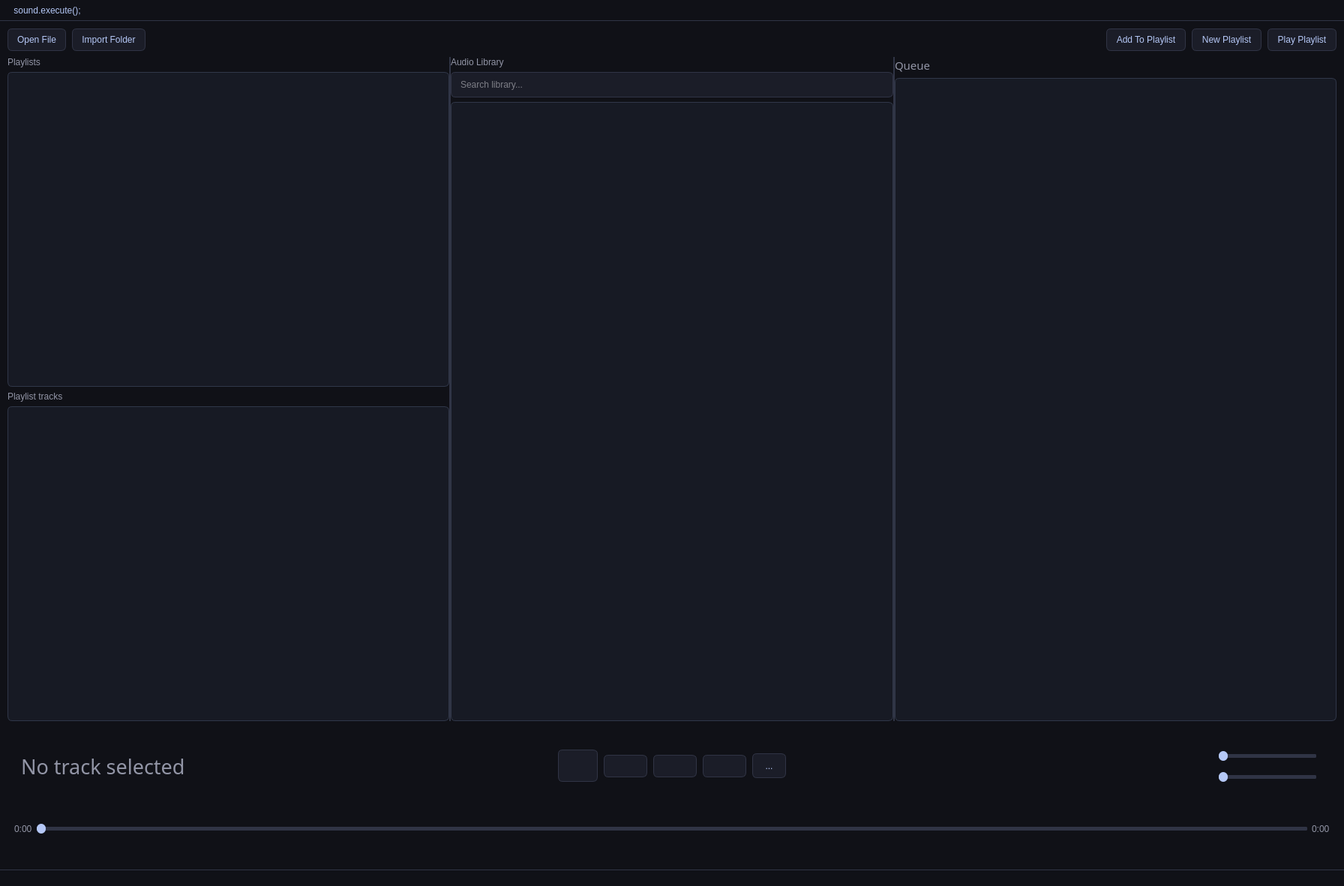
<?xml version="1.0" encoding="UTF-8"?>
<ui version="4.0">
 <class>MainWindow</class>
 <widget class="QMainWindow" name="MainWindow">
  <property name="geometry">
   <rect>
    <x>0</x>
    <y>0</y>
    <width>1792</width>
    <height>1182</height>
   </rect>
  </property>
  <property name="windowTitle">
   <string>sound.execute();</string>
  </property>
  <property name="windowIcon">
   <iconset theme="QIcon::ThemeIcon::AudioCard"/>
  </property>
  <property name="styleSheet">
   <string notr="true">


QWidget {
    background-color: #101117;
    color: #E0E0E5;
    font-family: &quot;JetBrains Mono&quot;;

}


QLabel {
    background-color: transparent;
    color: #9295A6;
}

QPushButton, QToolButton {
    background-color: #1B1D28;
    color: #B5C8F7;
    border: 1px solid #303445;
    border-radius: 6px;
    padding: 7px 12px;
}

QPushButton:hover, QToolButton:hover {
    background-color: #292D3E;
    border-color: #B5C8F7;
}

QPushButton:pressed, QToolButton:pressed {
    background-color: #343B50;
}

QPushButton:checked, QToolButton:checked {
    background-color: #303B32;
    color: #C5E2B7;
    border-color: #C5E2B7;
}

QPushButton:disabled {
    background-color: #161822;
    color: #555969;
    border-color: #252835;
}


QListWidget, QTreeWidget, QTableWidget {
    background-color: #161822;
    alternate-background-color: #1B1D28;
    border: 1px solid #303445;
    border-radius: 8px;
    padding: 5px;
    outline: none;
    selection-background-color: #2A3145;
    selection-color: #B5C8F7;
}


QListWidget {
    background-color: #171A24;
    color: #DCE2F0;
    border: 1px solid #303749;
    border-radius: 6px;
    padding: 5px;
    outline: none;
}

QListWidget::item {
    padding: 8px 10px;
    margin: 1px 0;
    border-radius: 4px;
}

QListWidget::item:hover {
    background-color: #292F40;
}

QListWidget::item:selected {
    background-color: #344766;
    color: #FFFFFF;
}


QLineEdit {
    background-color: #1B1D28;
    color: #E0E0E5;
    border: 1px solid #303445;
    border-radius: 6px;
    padding: 8px 10px;
    selection-background-color: #B5C8F7;
    selection-color: #101117;
}

QLineEdit:focus {
    border-color: #B5C8F7;
}


QSlider::groove:horizontal {
    background-color: #303445;
    height: 5px;
    border-radius: 2px;
}

QSlider::sub-page:horizontal {
    background-color: #B5C8F7;
    border-radius: 2px;
}

QSlider::add-page:horizontal {
    background-color: #303445;
    border-radius: 2px;
}

QSlider::handle:horizontal {
    background-color: #B5C8F7;
    width: 12px;
    margin: -4px 0px;
    border-radius: 6px;
}

QSlider::handle:horizontal:hover {
    background-color: #E0E0E5;
}


QComboBox, QSpinBox, QDoubleSpinBox {
    background-color: #1B1D28;
    color: #B5C8F7;
    border: 1px solid #303445;
    border-radius: 5px;
    padding: 6px;
}

QComboBox:hover {
    border-color: #B5C8F7;
}

QComboBox QAbstractItemView {
    background-color: #1B1D28;
    color: #E0E0E5;
    selection-background-color: #2A3145;
    selection-color: #B5C8F7;
}


QScrollBar:vertical {
    background-color: #161822;
    width: 8px;
    margin: 0px;
}

QScrollBar::handle:vertical {
    background-color: #44495C;
    min-height: 25px;
    border-radius: 4px;
}

QScrollBar::handle:vertical:hover {
    background-color: #9295A6;
}

QScrollBar::add-line:vertical,
QScrollBar::sub-line:vertical {
    height: 0px;
}

QScrollBar::add-page:vertical,
QScrollBar::sub-page:vertical {
    background: transparent;
}

QScrollBar:horizontal {
    background-color: #161822;
    height: 8px;
    margin: 0px;
}

QScrollBar::handle:horizontal {
    background-color: #44495C;
    min-width: 25px;
    border-radius: 4px;
}

QScrollBar::add-line:horizontal,
QScrollBar::sub-line:horizontal {
    width: 0px;
}


QMenuBar {
    background-color: #101117;
    color: #B5C8F7;
    border-bottom: 1px solid #303445;
}

QMenuBar::item {
    padding: 7px 12px;
    background: transparent;
}

QMenuBar::item:selected {
    background-color: #292D3E;
}


QMenu {
    background-color: #1B1D28;
    color: #E0E0E5;
    border: 1px solid #303445;
    padding: 5px;
}

QMenu::item {
    padding: 7px 20px;
    border-radius: 4px;
}

QMenu::item:selected {
    background-color: #2A3145;
    color: #B5C8F7;
}


QToolBar {
    background-color: #101117;
    border: none;
    spacing: 6px;
    padding: 4px;
}


QStatusBar {
    background-color: #101117;
    color: #C5E2B7;
    border-top: 1px solid #303445;
    font-size: 9pt;
}

QToolTip {
    background-color: #292D3E;
    color: #E0E0E5;
    border: 1px solid #44495C;
    padding: 5px;
}

QSplitter::handle {
    background-color: #303445;
}

QSplitter::handle:horizontal {
    width: 2px;
}

QSplitter::handle:vertical {
    height: 2px;
}</string>
  </property>
  <widget class="QWidget" name="centralwidget">
   <layout class="QVBoxLayout" name="verticalLayout_6" stretch="0,0,0">
    <property name="spacing">
     <number>8</number>
    </property>
    <property name="leftMargin">
     <number>10</number>
    </property>
    <property name="topMargin">
     <number>10</number>
    </property>
    <property name="rightMargin">
     <number>10</number>
    </property>
    <property name="bottomMargin">
     <number>10</number>
    </property>
    <item>
     <layout class="QHBoxLayout" name="topToolBar">
      <item>
       <widget class="QPushButton" name="openButton">
        <property name="text">
         <string>Open File</string>
        </property>
        <property name="icon">
         <iconset resource="resources.qrc">
          <normaloff>:/icons/file-plus-corner.svg</normaloff>:/icons/file-plus-corner.svg</iconset>
        </property>
        <property name="iconSize">
         <size>
          <width>16</width>
          <height>16</height>
         </size>
        </property>
       </widget>
      </item>
      <item>
       <widget class="QPushButton" name="importFolderButton">
        <property name="text">
         <string>Import Folder</string>
        </property>
        <property name="icon">
         <iconset resource="resources.qrc">
          <normaloff>:/icons/folder-plus-corner.svg</normaloff>:/icons/folder-plus-corner.svg</iconset>
        </property>
       </widget>
      </item>
      <item>
       <spacer name="horizontalSpacer">
        <property name="orientation">
         <enum>Qt::Orientation::Horizontal</enum>
        </property>
        <property name="sizeHint" stdset="0">
         <size>
          <width>40</width>
          <height>20</height>
         </size>
        </property>
       </spacer>
      </item>
      <item>
       <widget class="QPushButton" name="addToPlaylistButton">
        <property name="text">
         <string>Add To Playlist</string>
        </property>
       </widget>
      </item>
      <item>
       <widget class="QPushButton" name="newPlaylistButton">
        <property name="text">
         <string>New Playlist</string>
        </property>
       </widget>
      </item>
      <item>
       <widget class="QPushButton" name="playPlaylistButton">
        <property name="text">
         <string>Play Playlist</string>
        </property>
       </widget>
      </item>
     </layout>
    </item>
    <item>
     <widget class="QSplitter" name="mainSplitter">
      <property name="orientation">
       <enum>Qt::Orientation::Horizontal</enum>
      </property>
      <widget class="QWidget" name="playlistPanel_2" native="true">
       <property name="enabled">
        <bool>true</bool>
       </property>
       <property name="sizePolicy">
        <sizepolicy hsizetype="Expanding" vsizetype="Expanding">
         <horstretch>0</horstretch>
         <verstretch>0</verstretch>
        </sizepolicy>
       </property>
       <layout class="QVBoxLayout" name="verticalLayout_3">
        <item>
         <widget class="QLabel" name="label_3">
          <property name="text">
           <string>Playlists</string>
          </property>
         </widget>
        </item>
        <item>
         <widget class="QListWidget" name="playlistList"/>
        </item>
        <item>
         <widget class="QLabel" name="label_4">
          <property name="text">
           <string>Playlist tracks</string>
          </property>
         </widget>
        </item>
        <item>
         <widget class="QListWidget" name="playlistTracksList">
          <property name="sortingEnabled">
           <bool>false</bool>
          </property>
         </widget>
        </item>
       </layout>
      </widget>
      <widget class="QWidget" name="libraryPanel" native="true">
       <layout class="QVBoxLayout" name="verticalLayout">
        <item>
         <widget class="QLabel" name="label_5">
          <property name="text">
           <string>Audio Library</string>
          </property>
         </widget>
        </item>
        <item>
         <widget class="QLineEdit" name="searchEdit">
          <property name="minimumSize">
           <size>
            <width>0</width>
            <height>30</height>
           </size>
          </property>
          <property name="text">
           <string/>
          </property>
          <property name="placeholderText">
           <string>Search library...</string>
          </property>
          <property name="clearButtonEnabled">
           <bool>true</bool>
          </property>
         </widget>
        </item>
        <item>
         <widget class="QListWidget" name="libraryList"/>
        </item>
       </layout>
      </widget>
      <widget class="QWidget" name="queuePanel" native="true">
       <layout class="QVBoxLayout" name="verticalLayout_2">
        <item>
         <widget class="QLabel" name="label_6">
          <property name="font">
           <font>
            <family>JetBrains Mono</family>
            <pointsize>11</pointsize>
            <bold>false</bold>
           </font>
          </property>
          <property name="text">
           <string>Queue</string>
          </property>
         </widget>
        </item>
        <item>
         <widget class="QListWidget" name="queueList">
          <property name="sortingEnabled">
           <bool>false</bool>
          </property>
         </widget>
        </item>
       </layout>
      </widget>
     </widget>
    </item>
    <item>
     <widget class="QWidget" name="playbackPanel" native="true">
      <property name="maximumSize">
       <size>
        <width>16777215</width>
        <height>180</height>
       </size>
      </property>
      <layout class="QVBoxLayout" name="verticalLayout_4">
       <item>
        <layout class="QHBoxLayout" name="topRow" stretch="1,0,1">
         <item>
          <widget class="QWidget" name="trackInfoWidget" native="true">
           <layout class="QHBoxLayout" name="horizontalLayout_3" stretch="0">
            <item>
             <widget class="QLabel" name="fileLabel">
              <property name="font">
               <font>
                <family>JetBrains Mono</family>
                <pointsize>20</pointsize>
               </font>
              </property>
              <property name="text">
               <string>No track selected</string>
              </property>
             </widget>
            </item>
           </layout>
          </widget>
         </item>
         <item>
          <widget class="QWidget" name="controlsWidget" native="true">
           <layout class="QHBoxLayout" name="horizontalLayout_7">
            <property name="spacing">
             <number>8</number>
            </property>
            <property name="leftMargin">
             <number>0</number>
            </property>
            <property name="topMargin">
             <number>0</number>
            </property>
            <property name="rightMargin">
             <number>0</number>
            </property>
            <property name="bottomMargin">
             <number>0</number>
            </property>
            <item>
             <widget class="QToolButton" name="shuffleOn">
              <property name="text">
               <string/>
              </property>
              <property name="icon">
               <iconset resource="resources.qrc">
                <normaloff>:/icons/shuffle.svg</normaloff>:/icons/shuffle.svg</iconset>
              </property>
              <property name="iconSize">
               <size>
                <width>24</width>
                <height>24</height>
               </size>
              </property>
              <property name="checkable">
               <bool>true</bool>
              </property>
             </widget>
            </item>
            <item>
             <widget class="QPushButton" name="previousButton_2">
              <property name="text">
               <string/>
              </property>
              <property name="icon">
               <iconset resource="resources.qrc">
                <normaloff>:/icons/skip-back.svg</normaloff>:/icons/skip-back.svg</iconset>
              </property>
              <property name="iconSize">
               <size>
                <width>24</width>
                <height>24</height>
               </size>
              </property>
             </widget>
            </item>
            <item>
             <widget class="QPushButton" name="playButton_2">
              <property name="toolTip">
               <string>Play button</string>
              </property>
              <property name="text">
               <string/>
              </property>
              <property name="icon">
               <iconset resource="resources.qrc">
                <normaloff>:/icons/play.svg</normaloff>:/icons/play.svg</iconset>
              </property>
              <property name="iconSize">
               <size>
                <width>24</width>
                <height>24</height>
               </size>
              </property>
             </widget>
            </item>
            <item>
             <widget class="QPushButton" name="nextButton_2">
              <property name="text">
               <string/>
              </property>
              <property name="icon">
               <iconset resource="resources.qrc">
                <normaloff>:/icons/skip-forward.svg</normaloff>:/icons/skip-forward.svg</iconset>
              </property>
              <property name="iconSize">
               <size>
                <width>24</width>
                <height>24</height>
               </size>
              </property>
             </widget>
            </item>
            <item>
             <widget class="QToolButton" name="loopOn">
              <property name="text">
               <string>...</string>
              </property>
              <property name="icon">
               <iconset resource="resources.qrc">
                <normaloff>:/icons/repeat.svg</normaloff>:/icons/repeat.svg</iconset>
              </property>
              <property name="iconSize">
               <size>
                <width>24</width>
                <height>24</height>
               </size>
              </property>
              <property name="checkable">
               <bool>true</bool>
              </property>
             </widget>
            </item>
           </layout>
          </widget>
         </item>
         <item>
          <widget class="QWidget" name="settingWidget" native="true">
           <layout class="QGridLayout" name="gridLayout_2">
            <item row="0" column="1" rowspan="2">
             <widget class="QWidget" name="settingsControlWidget" native="true">
              <property name="sizePolicy">
               <sizepolicy hsizetype="Fixed" vsizetype="Preferred">
                <horstretch>0</horstretch>
                <verstretch>0</verstretch>
               </sizepolicy>
              </property>
              <property name="minimumSize">
               <size>
                <width>180</width>
                <height>0</height>
               </size>
              </property>
              <property name="maximumSize">
               <size>
                <width>210</width>
                <height>16777215</height>
               </size>
              </property>
              <layout class="QGridLayout" name="gridLayout">
               <item row="1" column="1">
                <widget class="QSlider" name="tempoSlider">
                 <property name="sizePolicy">
                  <sizepolicy hsizetype="Preferred" vsizetype="Fixed">
                   <horstretch>0</horstretch>
                   <verstretch>0</verstretch>
                  </sizepolicy>
                 </property>
                 <property name="minimumSize">
                  <size>
                   <width>130</width>
                   <height>22</height>
                  </size>
                 </property>
                 <property name="maximumSize">
                  <size>
                   <width>180</width>
                   <height>16777215</height>
                  </size>
                 </property>
                 <property name="orientation">
                  <enum>Qt::Orientation::Horizontal</enum>
                 </property>
                </widget>
               </item>
               <item row="0" column="0">
                <widget class="QLabel" name="label">
                 <property name="text">
                  <string/>
                 </property>
                 <property name="pixmap">
                  <pixmap resource="resources.qrc">:/icons/volume-2.svg</pixmap>
                 </property>
                </widget>
               </item>
               <item row="0" column="1">
                <widget class="QSlider" name="volumeSlider">
                 <property name="sizePolicy">
                  <sizepolicy hsizetype="Preferred" vsizetype="Fixed">
                   <horstretch>0</horstretch>
                   <verstretch>0</verstretch>
                  </sizepolicy>
                 </property>
                 <property name="minimumSize">
                  <size>
                   <width>130</width>
                   <height>22</height>
                  </size>
                 </property>
                 <property name="maximumSize">
                  <size>
                   <width>180</width>
                   <height>16777215</height>
                  </size>
                 </property>
                 <property name="orientation">
                  <enum>Qt::Orientation::Horizontal</enum>
                 </property>
                </widget>
               </item>
               <item row="1" column="0">
                <widget class="QLabel" name="label_2">
                 <property name="text">
                  <string/>
                 </property>
                 <property name="pixmap">
                  <pixmap resource="resources.qrc">:/icons/circle-speed-lines.svg</pixmap>
                 </property>
                </widget>
               </item>
              </layout>
             </widget>
            </item>
            <item row="0" column="0">
             <spacer name="horizontalSpacer_2">
              <property name="orientation">
               <enum>Qt::Orientation::Horizontal</enum>
              </property>
              <property name="sizeHint" stdset="0">
               <size>
                <width>40</width>
                <height>20</height>
               </size>
              </property>
             </spacer>
            </item>
           </layout>
          </widget>
         </item>
        </layout>
       </item>
       <item>
        <layout class="QHBoxLayout" name="horizontalLayout_6">
         <item>
          <widget class="QLabel" name="currentTimeLabel">
           <property name="text">
            <string>0:00</string>
           </property>
          </widget>
         </item>
         <item>
          <widget class="QSlider" name="progressSlider">
           <property name="maximum">
            <number>0</number>
           </property>
           <property name="orientation">
            <enum>Qt::Orientation::Horizontal</enum>
           </property>
          </widget>
         </item>
         <item>
          <widget class="QLabel" name="durationLabel">
           <property name="text">
            <string>0:00</string>
           </property>
          </widget>
         </item>
        </layout>
       </item>
      </layout>
     </widget>
    </item>
   </layout>
  </widget>
  <widget class="QStatusBar" name="statusbar"/>
  <widget class="QMenuBar" name="menubar">
   <property name="geometry">
    <rect>
     <x>0</x>
     <y>0</y>
     <width>1792</width>
     <height>34</height>
    </rect>
   </property>
   <widget class="QMenu" name="menusound_execute">
    <property name="title">
     <string>sound.execute();</string>
    </property>
   </widget>
   <addaction name="menusound_execute"/>
  </widget>
 </widget>
 <resources>
  <include location="resources.qrc"/>
 </resources>
 <connections/>
</ui>
